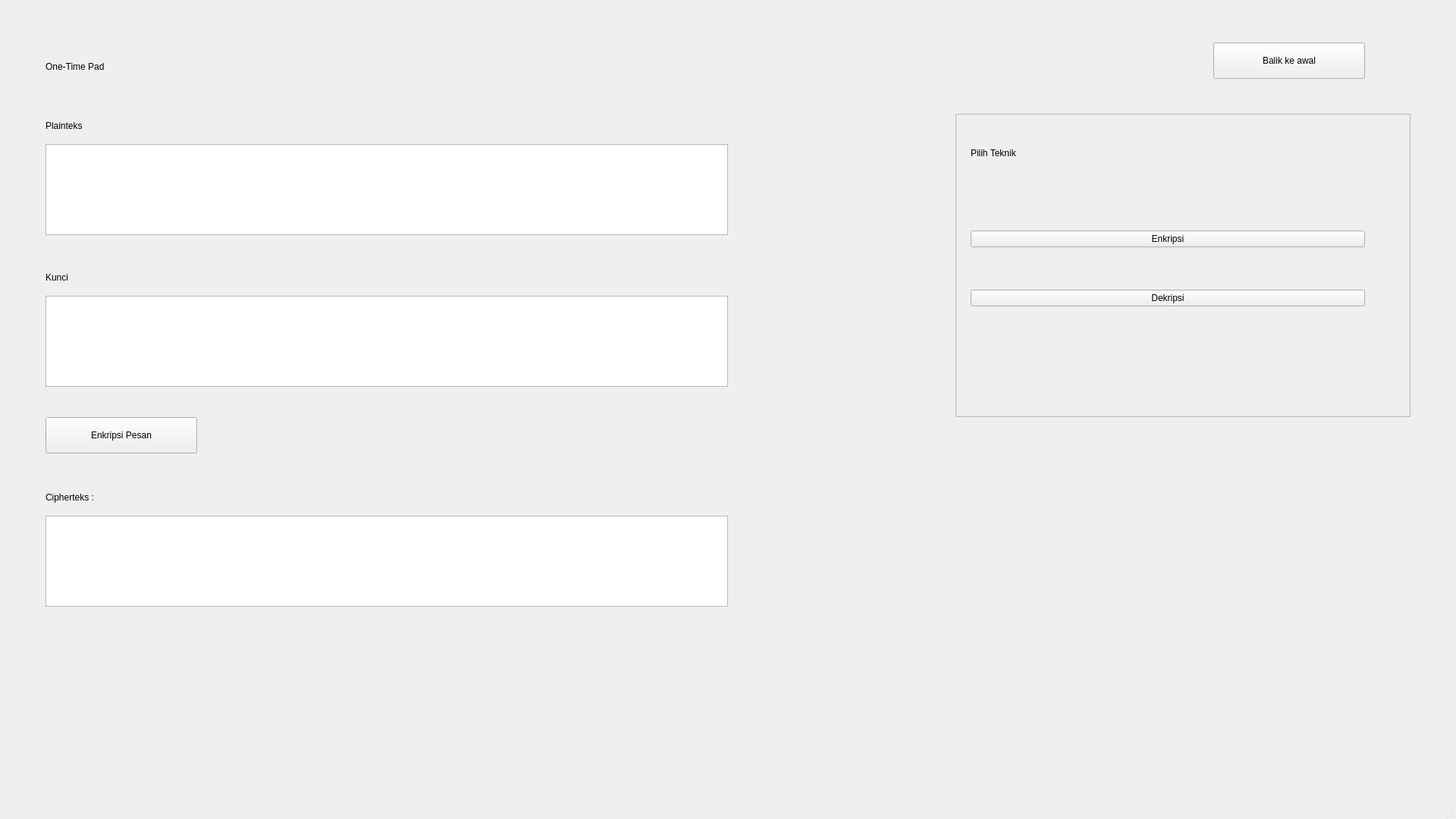
<?xml version="1.0" encoding="UTF-8"?>
<ui version="4.0">
 <class>MainWindow</class>
 <widget class="QMainWindow" name="MainWindow">
  <property name="geometry">
   <rect>
    <x>0</x>
    <y>0</y>
    <width>1920</width>
    <height>1080</height>
   </rect>
  </property>
  <property name="windowTitle">
   <string>MainWindow</string>
  </property>
  <widget class="QWidget" name="centralwidget">
   <widget class="QLabel" name="resultText">
    <property name="geometry">
     <rect>
      <x>60</x>
      <y>640</y>
      <width>900</width>
      <height>32</height>
     </rect>
    </property>
    <property name="styleSheet">
     <string notr="true">font: 63 12pt &quot;Poppins SemiBold&quot;;</string>
    </property>
    <property name="text">
     <string>Cipherteks :</string>
    </property>
   </widget>
   <widget class="QTextBrowser" name="results">
    <property name="geometry">
     <rect>
      <x>60</x>
      <y>680</y>
      <width>900</width>
      <height>120</height>
     </rect>
    </property>
    <property name="styleSheet">
     <string notr="true">font: 57 8pt &quot;Poppins Medium&quot;;</string>
    </property>
    <property name="text">
     <string> </string>
    </property>
   </widget>
   <widget class="QPushButton" name="generateButton">
    <property name="geometry">
     <rect>
      <x>60</x>
      <y>550</y>
      <width>200</width>
      <height>48</height>
     </rect>
    </property>
    <property name="text">
     <string>Enkripsi Pesan</string>
    </property>
   </widget>

   <widget class="QTextBrowser" name="key_input">
    <property name="geometry">
     <rect>
      <x>60</x>
      <y>390</y>
      <width>900</width>
      <height>120</height>
     </rect>
    </property>
    <property name="text">
     <string> </string>
    </property>
   </widget>

   <widget class="QLabel" name="label_2">
    <property name="geometry">
     <rect>
      <x>60</x>
      <y>56</y>
      <width>900</width>
      <height>64</height>
     </rect>
    </property>
    <property name="styleSheet">
     <string notr="true">font: 63 20pt &quot;Poppins SemiBold&quot;;</string>
    </property>
    <property name="text">
     <string>One-Time Pad</string>
    </property>
   </widget>
   <widget class="QPushButton" name="backButton">
    <property name="geometry">
     <rect>
      <x>1600</x>
      <y>56</y>
      <width>200</width>
      <height>48</height>
     </rect>
    </property>
    <property name="text">
     <string>Balik ke awal</string>
    </property>
   </widget>
   <widget class="QLabel" name="text_label">
    <property name="geometry">
     <rect>
      <x>60</x>
      <y>150</y>
      <width>900</width>
      <height>32</height>
     </rect>
    </property>
    <property name="styleSheet">
     <string notr="true">font: 63 12pt &quot;Poppins SemiBold&quot;;</string>
    </property>
    <property name="text">
     <string>Plainteks</string>
    </property>
   </widget>
   <widget class="QFrame" name="frame">
    <property name="geometry">
     <rect>
      <x>1260</x>
      <y>150</y>
      <width>600</width>
      <height>400</height>
     </rect>
    </property>
    <property name="frameShape">
     <enum>QFrame::StyledPanel</enum>
    </property>
    <property name="frameShadow">
     <enum>QFrame::Raised</enum>
    </property>
    <widget class="QLabel" name="label">
     <property name="geometry">
      <rect>
       <x>20</x>
       <y>20</y>
       <width>520</width>
       <height>64</height>
      </rect>
     </property>
     <property name="styleSheet">
      <string notr="true">font: 63 20pt &quot;Poppins SemiBold&quot;;
qproperty-alignment: AlignCenter;</string>
     </property>
     <property name="text">
      <string>Pilih Teknik</string>
     </property>
    </widget>
    <widget class="QWidget" name="verticalLayoutWidget_2">
     <property name="geometry">
      <rect>
       <x>20</x>
       <y>104</y>
       <width>520</width>
       <height>200</height>
      </rect>
     </property>
     <layout class="QVBoxLayout" name="verticalLayout_2">
      <item>
       <widget class="QPushButton" name="encryptButton">
        <property name="text">
         <string>Enkripsi</string>
        </property>
       </widget>
      </item>
      <item>
       <widget class="QPushButton" name="decryptButton">
        <property name="text">
         <string>Dekripsi</string>
        </property>
       </widget>
      </item>
     </layout>
    </widget>
   </widget>
   <widget class="QTextEdit" name="text_input">
    <property name="geometry">
     <rect>
      <x>60</x>
      <y>190</y>
      <width>900</width>
      <height>120</height>
     </rect>
    </property>
   </widget>
   <widget class="QLabel" name="key_label">
    <property name="geometry">
     <rect>
      <x>60</x>
      <y>350</y>
      <width>900</width>
      <height>32</height>
     </rect>
    </property>
    <property name="styleSheet">
     <string notr="true">font: 63 12pt &quot;Poppins SemiBold&quot;;</string>
    </property>
    <property name="text">
     <string>Kunci</string>
    </property>
   </widget>
  </widget>
  <widget class="QMenuBar" name="menubar">
   <property name="geometry">
    <rect>
     <x>0</x>
     <y>0</y>
     <width>1920</width>
     <height>18</height>
    </rect>
   </property>
  </widget>
  <widget class="QStatusBar" name="statusbar"/>
 </widget>
 <resources/>
 <connections/>
</ui>
